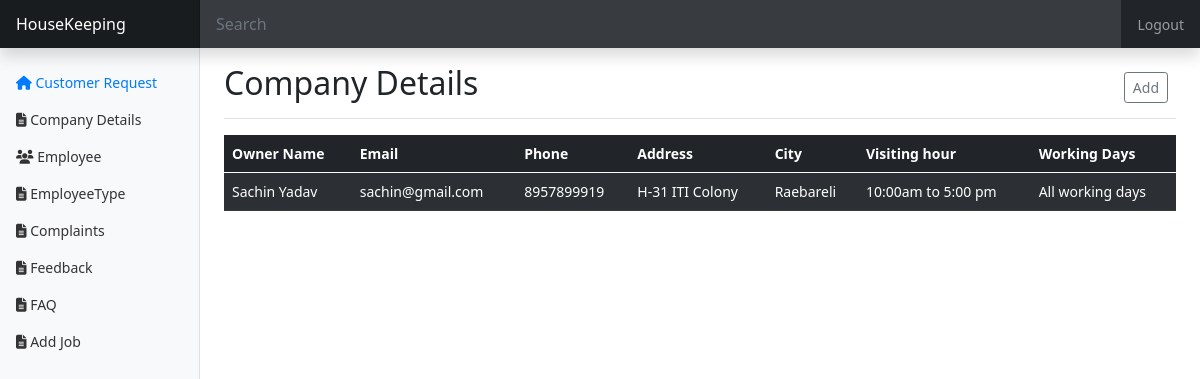
Page /companyDetails/ (signed in) on the committed database.
### housekeeping/models.py (models this page shows)
class CompanyDetails(models.Model):
    company_name = models.CharField(max_length=100, null=False, primary_key=True)
    owner_name = models.CharField(max_length=100, null=False)
    city = models.CharField(max_length=45, null=False)
    address = models.TextField(null=False)
    phone = models.IntegerField(null=False)
    email = models.CharField(max_length=100, null=False,)
    about = models.TextField(null=False)
    visting_hours = models.CharField(max_length=20, null=False)
    working_hours = models.CharField(max_length=20, null=False)

### housekeeping/adminviews.py (the view)
# urls.py: path("companyDetails/", adminviews.companyDetails, name="companyDetails"),
def companyDetails(request):
    compdata = CompanyDetails.objects.get(company_name="HouseKeeping")
    param={
        "comp_data": compdata
    }
    return render(request, "admin/companydetails.html",param)

### housekeeping/templates/admin/companydetails.html (shortened to what this page needs)
{% extends 'admin/adminTemplate.html'%}
{%block body%}
{%if user.is_authenticated%}
{% load static %}
  <main class="col-md-9 ms-sm-auto col-lg-10 px-md-4">
                <div
                    class="d-flex justify-content-between flex-wrap flex-md-nowrap align-items-center pt-3 pb-2 mb-3 border-bottom">
                    <h1 class="h2">Company Details</h1>
                    <div class="btn-toolbar mb-2 mb-md-0">
                        <div class="btn-group me-2">
                            <a href="{{'/addcompanyDetails'}}"><button type="button" class="btn btn-sm btn-outline-secondary">Add</button></a>
                        </div>
                    </div>
                </div>
 <div class="table-responsive">
                <table class="table table-dark table-striped">
                    <thead>
                      <tr>
                          <th scope="col">Owner Name</th>
                        <th scope="col">Email</th>
                          <th scope="col">Phone</th>
                        <th scope="col">Address</th>
                          <th scope="col">City</th>
                          <th scope="col">Visiting hour </th>
                          <th scope="col">Working Days</th>
                      </tr>
                    </thead>
                    <tbody>
                     <tr>
                         <td>{{comp_data.owner_name}}</td>
                         <td>{{comp_data.email}}</td>
                        <td>{{comp_data.phone}}</td>
                        <td>{{comp_data.address}}</td>
                         <td>{{comp_data.city}}</td>
                         <td>{{comp_data.visting_hours}}</td>
                         <td>{{comp_data.working_hours}}</td>
                      </tr>
                    </tbody>
                  </table>
                </div>
  </main>
{%endif%}
{%endblock%}

### housekeeping/static/housekeeping/css/admin.css (style rules this page uses)
body { font-size: .875rem; }

### rows in the picture
CompanyDetails: owner_name "Sachin Yadav", email "sachin@gmail.com", phone "8957899919", address "H-31 ITI Colony", city "Raebareli", visting_hours "10:00am to 5:00 pm", working_hours "All working days"
